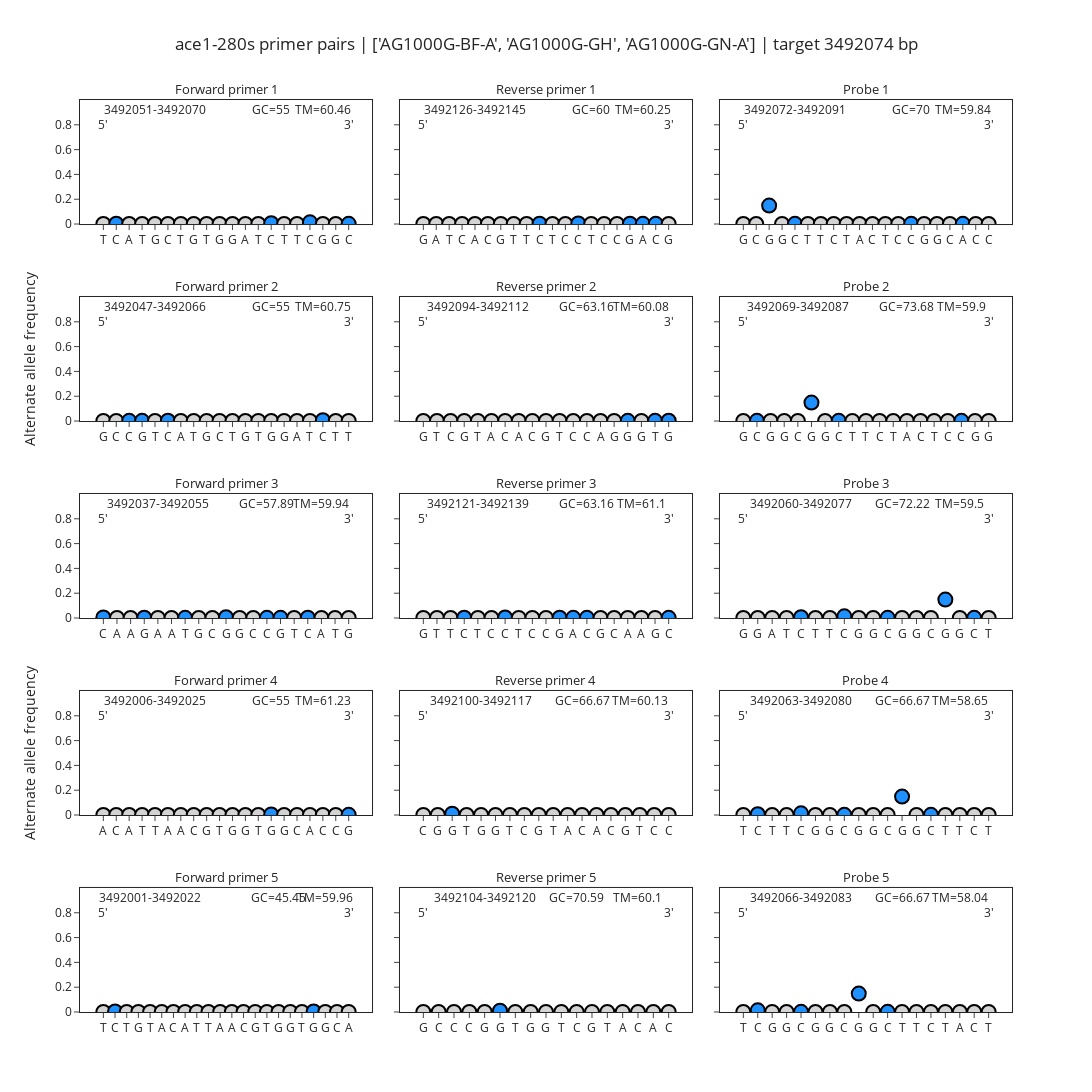

The notebook cell saved with this chart:
### Markdown cell above
### Plot allele frequencies in primers locations

Now we can plot the primers pairs, and the frequency of any alternate alleles in the Ag1000G sample set of choice. When calculating allele frequencies, we will take the sum of all alternate alleles, as we are interested here in any mutations which are different from the reference genome. We can see the frequencies of specific alleles by hovering over the points of the plot - in some cases it may be preferable to design degenerate primers rather than avoid a primer pair completely.

We will also plot the primer Tm, GC and genomic spans of each primer binding site. We can use this plot to identify primers pairs and probes which may be suitable, particularly trying to avoid SNPs in the 3' end.

### Code cell
results_dict = primers.plot_primer_snp_frequencies(
    sample_sets=sample_sets, 
    sample_query=sample_query,
    out_dir="."
)
